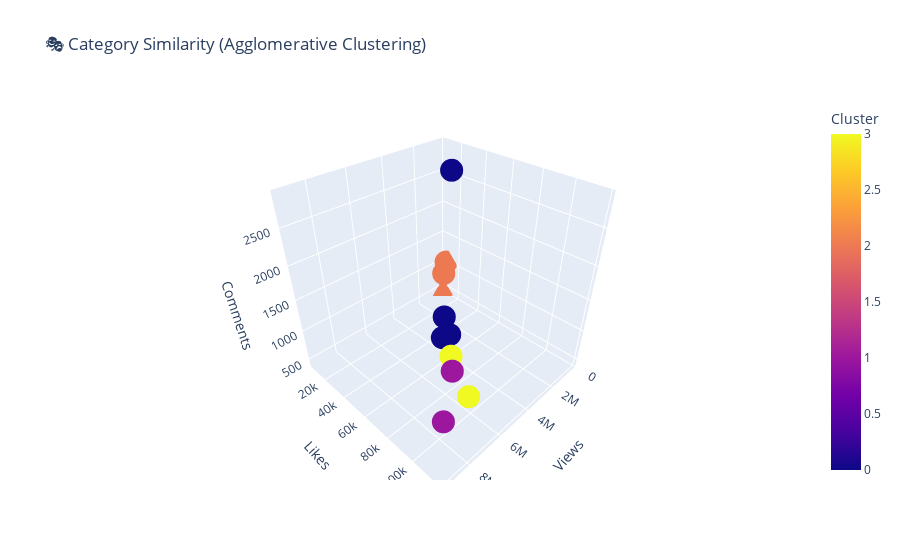

Here is the notebook cell this chart was saved with:
### Markdown cell above
# 🧠 5️⃣ Category Similarity — Agglomerative Clustering bilan

Kategoriya o‘xshashliklarini topish.

### Code cell
from sklearn.cluster import AgglomerativeClustering
import plotly.express as px

# Kategoriya bo‘yicha o‘rtacha ko‘rsatkichlar
category_grouped = df.groupby('CategoryName')[['Views', 'Likes', 'Comments']].mean()

# Model (metric o‘rniga)
agg = AgglomerativeClustering(n_clusters=4, metric='euclidean', linkage='ward')
category_grouped['Cluster'] = agg.fit_predict(category_grouped)

# Grafik
fig = px.scatter_3d(
    category_grouped,
    x='Views',
    y='Likes',
    z='Comments',
    color='Cluster',
    hover_data=[category_grouped.index],
    title='🎭 Category Similarity (Agglomerative Clustering)'
)
fig.show()

### Figure 1 — Plotly figure (JSON) as saved in the notebook; plotly's stock layout.template omitted (floating-point values rounded to 4 significant figures)
{"data": [{"customdata": [["Autos & Vehicles"], ["Comedy"], ["Entertainment"], ["Film & Animation"], ["Gaming"], ["Howto & Style"], ["Music"], ["News & Politics"], ["People & Blogs"], ["Science & Technology"], ["Sports"]], "hovertemplate": "Views=%{x}<br>Likes=%{y}<br>Comments=%{z}<br>CategoryName=%{customdata[0]}<br>Cluster=%{marker.color}<extra></extra>", "legendgroup": "", "marker": {"color": [0, 3, 1, 3, 2, 1, 0, 2, 2, 0, 0], "coloraxis": "coloraxis", "symbol": "circle"}, "mode": "markers", "name": "", "scene": "scene", "showlegend": false, "type": "scatter3d", "x": [3763000.0, 4599000.0, 9262000.0, 5762000.0, 339900.0, 7765000.0, 2432000.0, 521200.0, 253900.0, 2497000.0, 3315000.0], "y": [49670.0, 67450.0, 118300.0, 95300.0, 11190.0, 105600.0, 40600.0, 11010.0, 7371.0, 35810.0, 50880.0], "z": [545.4, 597.2, 1335.0, 534.4, 1042.0, 1525.0, 2876.0, 846.7, 438.6, 560.4, 546.5]}], "layout": {"coloraxis": {"colorbar": {"title": {"text": "Cluster"}}, "colorscale": [[0, "#0d0887"], [0.1111, "#46039f"], [0.2222, "#7201a8"], [0.3333, "#9c179e"], [0.4444, "#bd3786"], [0.5556, "#d8576b"], [0.6667, "#ed7953"], [0.7778, "#fb9f3a"], [0.8889, "#fdca26"], [1, "#f0f921"]]}, "legend": {"tracegroupgap": 0}, "scene": {"domain": {"x": [0, 1], "y": [0, 1]}, "xaxis": {"title": {"text": "Views"}}, "yaxis": {"title": {"text": "Likes"}}, "zaxis": {"title": {"text": "Comments"}}}, "title": {"text": "🎭 Category Similarity (Agglomerative Clustering)"}}}
